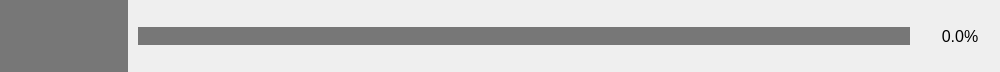
<?xml version="1.0" encoding="UTF-8"?>
<ui version="4.0">
 <class>Form</class>
 <widget class="QWidget" name="Form">
  <property name="geometry">
   <rect>
    <x>0</x>
    <y>0</y>
    <width>1000</width>
    <height>72</height>
   </rect>
  </property>
  <property name="maximumSize">
   <size>
    <width>16777215</width>
    <height>72</height>
   </size>
  </property>
  <property name="windowTitle">
   <string>Form</string>
  </property>
  <layout class="QHBoxLayout" name="horizontalLayout">
   <property name="spacing">
    <number>10</number>
   </property>
   <property name="leftMargin">
    <number>0</number>
   </property>
   <property name="topMargin">
    <number>0</number>
   </property>
   <property name="rightMargin">
    <number>0</number>
   </property>
   <property name="bottomMargin">
    <number>0</number>
   </property>
   <item>
    <widget class="QLabel" name="thumbnail">
     <property name="sizePolicy">
      <sizepolicy hsizetype="Fixed" vsizetype="Preferred">
       <horstretch>0</horstretch>
       <verstretch>0</verstretch>
      </sizepolicy>
     </property>
     <property name="minimumSize">
      <size>
       <width>128</width>
       <height>72</height>
      </size>
     </property>
     <property name="maximumSize">
      <size>
       <width>128</width>
       <height>72</height>
      </size>
     </property>
     <property name="autoFillBackground">
      <bool>false</bool>
     </property>
     <property name="styleSheet">
      <string notr="true">background-color: #777;</string>
     </property>
     <property name="text">
      <string/>
     </property>
     <property name="scaledContents">
      <bool>true</bool>
     </property>
    </widget>
   </item>
   <item>
    <widget class="QLabel" name="title">
     <property name="sizePolicy">
      <sizepolicy hsizetype="Expanding" vsizetype="Fixed">
       <horstretch>0</horstretch>
       <verstretch>0</verstretch>
      </sizepolicy>
     </property>
     <property name="maximumSize">
      <size>
       <width>16777215</width>
       <height>16777215</height>
      </size>
     </property>
     <property name="font">
      <font>
       <pointsize>12</pointsize>
      </font>
     </property>
     <property name="acceptDrops">
      <bool>false</bool>
     </property>
     <property name="autoFillBackground">
      <bool>false</bool>
     </property>
     <property name="styleSheet">
      <string notr="true">background-color: #777;</string>
     </property>
     <property name="frameShape">
      <enum>QFrame::Shape::NoFrame</enum>
     </property>
     <property name="text">
      <string/>
     </property>
     <property name="scaledContents">
      <bool>false</bool>
     </property>
     <property name="wordWrap">
      <bool>true</bool>
     </property>
     <property name="indent">
      <number>-1</number>
     </property>
    </widget>
   </item>
   <item>
    <widget class="QLabel" name="progress">
     <property name="sizePolicy">
      <sizepolicy hsizetype="Fixed" vsizetype="Preferred">
       <horstretch>0</horstretch>
       <verstretch>0</verstretch>
      </sizepolicy>
     </property>
     <property name="minimumSize">
      <size>
       <width>80</width>
       <height>72</height>
      </size>
     </property>
     <property name="maximumSize">
      <size>
       <width>80</width>
       <height>16777215</height>
      </size>
     </property>
     <property name="font">
      <font>
       <pointsize>12</pointsize>
      </font>
     </property>
     <property name="text">
      <string>0.0%</string>
     </property>
     <property name="alignment">
      <set>Qt::AlignmentFlag::AlignCenter</set>
     </property>
    </widget>
   </item>
  </layout>
 </widget>
 <resources/>
 <connections/>
</ui>
